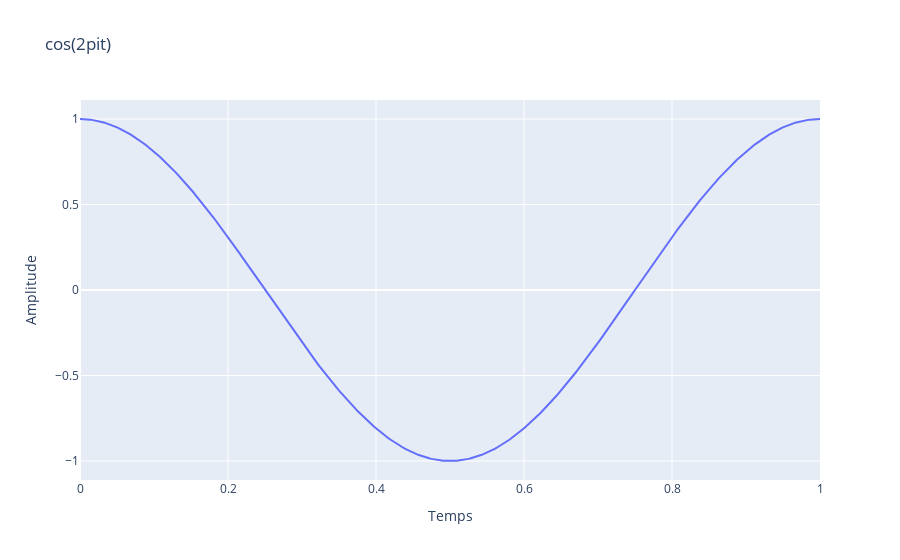
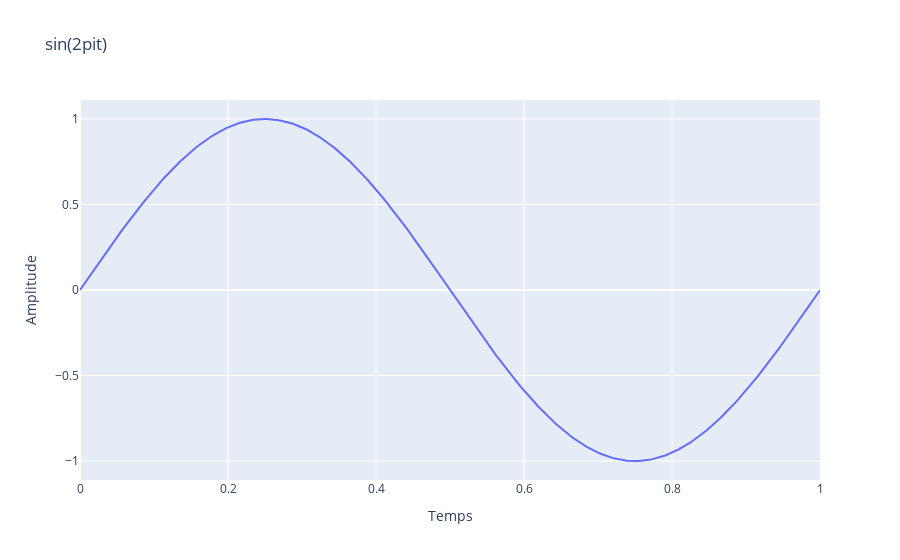

Notebook cell for these charts, in order:
### Code cell
# Question 1.2
# Affichage de x(t) et y(t)
t = np.linspace(0, 1, 500)
def x(t):
    return np.cos(2 * np.pi * t)
def y(t):
    return np.sin(2 * np.pi * t)
px.line( x = t, y = x(t), labels={"x":"Temps", "y":"Amplitude"}, title="cos(2pit)").show()
px.line( x = t, y = y(t), labels={"x":"Temps", "y":"Amplitude"}, title="sin(2pit)").show()

### Figure 1 — Plotly figure (JSON) as saved in the notebook; plotly's stock layout.template omitted (floating-point values rounded to 4 significant figures; data arrays with more than 128 entries replaced by an {"elided": "..."} marker saying what was removed)
{"data": [{"hovertemplate": "Temps=%{x}<br>Amplitude=%{y}<extra></extra>", "legendgroup": "", "line": {"color": "#636efa", "dash": "solid"}, "marker": {"symbol": "circle"}, "mode": "lines", "name": "", "orientation": "v", "showlegend": false, "type": "scatter", "x": {"elided": "500 float values"}, "xaxis": "x", "y": {"elided": "500 float values"}, "yaxis": "y"}], "layout": {"legend": {"tracegroupgap": 0}, "title": {"text": "cos(2pit)"}, "xaxis": {"anchor": "y", "domain": [0, 1], "title": {"text": "Temps"}}, "yaxis": {"anchor": "x", "domain": [0, 1], "title": {"text": "Amplitude"}}}}

### Figure 2 — Plotly figure (JSON) as saved in the notebook; plotly's stock layout.template omitted (floating-point values rounded to 4 significant figures; data arrays with more than 128 entries replaced by an {"elided": "..."} marker saying what was removed)
{"data": [{"hovertemplate": "Temps=%{x}<br>Amplitude=%{y}<extra></extra>", "legendgroup": "", "line": {"color": "#636efa", "dash": "solid"}, "marker": {"symbol": "circle"}, "mode": "lines", "name": "", "orientation": "v", "showlegend": false, "type": "scatter", "x": {"elided": "500 float values"}, "xaxis": "x", "y": {"elided": "500 float values"}, "yaxis": "y"}], "layout": {"legend": {"tracegroupgap": 0}, "title": {"text": "sin(2pit)"}, "xaxis": {"anchor": "y", "domain": [0, 1], "title": {"text": "Temps"}}, "yaxis": {"anchor": "x", "domain": [0, 1], "title": {"text": "Amplitude"}}}}
